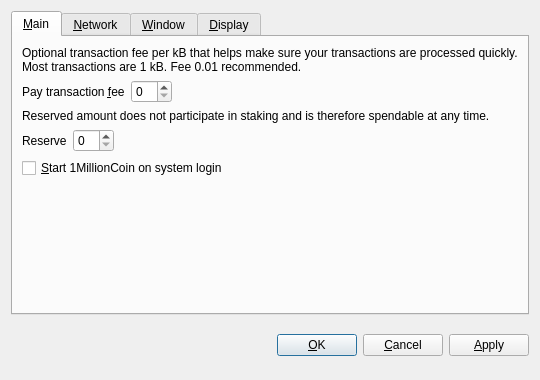
<?xml version="1.0" encoding="UTF-8"?>
<ui version="4.0">
 <class>OptionsDialog</class>
 <widget class="QDialog" name="OptionsDialog">
  <property name="geometry">
   <rect>
    <x>0</x>
    <y>0</y>
    <width>540</width>
    <height>380</height>
   </rect>
  </property>
  <property name="windowTitle">
   <string>Options</string>
  </property>
  <property name="modal">
   <bool>true</bool>
  </property>
  <layout class="QVBoxLayout" name="verticalLayout">
   <item>
    <widget class="QTabWidget" name="tabWidget">
     <property name="tabPosition">
      <enum>QTabWidget::North</enum>
     </property>
     <property name="currentIndex">
      <number>0</number>
     </property>
     <widget class="QWidget" name="tabMain">
      <attribute name="title">
       <string>&amp;Main</string>
      </attribute>
      <layout class="QVBoxLayout" name="verticalLayout_Main">
       <item>
        <widget class="QLabel" name="transactionFeeInfoLabel">
         <property name="text">
          <string>Optional transaction fee per kB that helps make sure your transactions are processed quickly. Most transactions are 1 kB. Fee 0.01 recommended.</string>
         </property>
         <property name="textFormat">
          <enum>Qt::PlainText</enum>
         </property>
         <property name="wordWrap">
          <bool>true</bool>
         </property>
        </widget>
       </item>
       <item>
        <layout class="QHBoxLayout" name="horizontalLayoutFee">
         <item>
          <widget class="QLabel" name="transactionFeeLabel">
           <property name="text">
            <string>Pay transaction &amp;fee</string>
           </property>
           <property name="textFormat">
            <enum>Qt::PlainText</enum>
           </property>
           <property name="buddy">
            <cstring>transactionFee</cstring>
           </property>
          </widget>
         </item>
         <item>
          <widget class="BitcoinAmountField" name="transactionFee"/>
         </item>
         <item>
          <spacer name="horizontalSpacerFee">
           <property name="orientation">
            <enum>Qt::Horizontal</enum>
           </property>
           <property name="sizeHint" stdset="0">
            <size>
             <width>40</width>
             <height>20</height>
            </size>
           </property>
          </spacer>
         </item>
        </layout>
       </item>
       <item>
        <widget class="QLabel" name="reserveBalanceInfoLabel">
         <property name="text">
          <string>Reserved amount does not participate in staking and is therefore spendable at any time.</string>
         </property>
         <property name="textFormat">
          <enum>Qt::PlainText</enum>
         </property>
         <property name="wordWrap">
          <bool>true</bool>
         </property>
        </widget>
       </item>
       <item>
        <layout class="QHBoxLayout" name="horizontalLayoutReserveBalance">
         <item>
          <widget class="QLabel" name="reserveBalanceLabel">
           <property name="text">
            <string>Reserve</string>
           </property>
           <property name="textFormat">
            <enum>Qt::PlainText</enum>
           </property>
           <property name="buddy">
            <cstring>reserveBalance</cstring>
           </property>
          </widget>
         </item>
         <item>
          <widget class="BitcoinAmountField" name="reserveBalance"/>
         </item>
         <item>
          <spacer name="horizontalSpacerReserveBalance">
           <property name="orientation">
            <enum>Qt::Horizontal</enum>
           </property>
           <property name="sizeHint" stdset="0">
            <size>
             <width>40</width>
             <height>20</height>
            </size>
           </property>
          </spacer>
         </item>
        </layout>
       </item>
       <item>
        <widget class="QCheckBox" name="bitcoinAtStartup">
         <property name="toolTip">
          <string>Automatically start 1MillionCoin after logging in to the system.</string>
         </property>
         <property name="text">
          <string>&amp;Start 1MillionCoin on system login</string>
         </property>
        </widget>
       </item>
       <item>
        <spacer name="verticalSpacer_Main">
         <property name="orientation">
          <enum>Qt::Vertical</enum>
         </property>
         <property name="sizeHint" stdset="0">
          <size>
           <width>20</width>
           <height>40</height>
          </size>
         </property>
        </spacer>
       </item>
      </layout>
     </widget>
     <widget class="QWidget" name="tabNetwork">
      <attribute name="title">
       <string>&amp;Network</string>
      </attribute>
      <layout class="QVBoxLayout" name="verticalLayout_Network">
       <item>
        <widget class="QCheckBox" name="mapPortUpnp">
         <property name="toolTip">
          <string>Automatically open the 1MillionCoin client port on the router. This only works when your router supports UPnP and it is enabled.</string>
         </property>
         <property name="text">
          <string>Map port using &amp;UPnP</string>
         </property>
        </widget>
       </item>
       <item>
        <widget class="QCheckBox" name="connectSocks">
         <property name="toolTip">
          <string>Connect to the 1MillionCoin network through a SOCKS5 proxy (e.g. when connecting through Tor).</string>
         </property>
         <property name="text">
          <string>&amp;Connect through SOCKS5 proxy:</string>
         </property>
        </widget>
       </item>
       <item>
        <layout class="QHBoxLayout" name="horizontalLayout_Network">
         <item>
          <widget class="QLabel" name="proxyIpLabel">
           <property name="text">
            <string>Proxy &amp;IP:</string>
           </property>
           <property name="textFormat">
            <enum>Qt::PlainText</enum>
           </property>
           <property name="buddy">
            <cstring>proxyIp</cstring>
           </property>
          </widget>
         </item>
         <item>
          <widget class="QValidatedLineEdit" name="proxyIp">
           <property name="maximumSize">
            <size>
             <width>140</width>
             <height>16777215</height>
            </size>
           </property>
           <property name="toolTip">
            <string>IP address of the proxy (e.g. 127.0.0.1)</string>
           </property>
          </widget>
         </item>
         <item>
          <widget class="QLabel" name="proxyPortLabel">
           <property name="text">
            <string>&amp;Port:</string>
           </property>
           <property name="textFormat">
            <enum>Qt::PlainText</enum>
           </property>
           <property name="buddy">
            <cstring>proxyPort</cstring>
           </property>
          </widget>
         </item>
         <item>
          <widget class="QLineEdit" name="proxyPort">
           <property name="maximumSize">
            <size>
             <width>55</width>
             <height>16777215</height>
            </size>
           </property>
           <property name="toolTip">
            <string>Port of the proxy (e.g. 9050)</string>
           </property>
          </widget>
         </item>
         <item>
          <spacer name="horizontalSpacer_Network">
           <property name="orientation">
            <enum>Qt::Horizontal</enum>
           </property>
           <property name="sizeHint" stdset="0">
            <size>
             <width>40</width>
             <height>20</height>
            </size>
           </property>
          </spacer>
         </item>
        </layout>
       </item>
       <item>
        <spacer name="verticalSpacer_Network">
         <property name="orientation">
          <enum>Qt::Vertical</enum>
         </property>
         <property name="sizeHint" stdset="0">
          <size>
           <width>20</width>
           <height>40</height>
          </size>
         </property>
        </spacer>
       </item>
      </layout>
     </widget>
     <widget class="QWidget" name="tabWindow">
      <attribute name="title">
       <string>&amp;Window</string>
      </attribute>
      <layout class="QVBoxLayout" name="verticalLayout_Window">
       <item>
        <widget class="QCheckBox" name="minimizeToTray">
         <property name="toolTip">
          <string>Show only a tray icon after minimizing the window.</string>
         </property>
         <property name="text">
          <string>&amp;Minimize to the tray instead of the taskbar</string>
         </property>
        </widget>
       </item>
       <item>
        <widget class="QCheckBox" name="minimizeOnClose">
         <property name="toolTip">
          <string>Minimize instead of exit the application when the window is closed. When this option is enabled, the application will be closed only after selecting Quit in the menu.</string>
         </property>
         <property name="text">
          <string>M&amp;inimize on close</string>
         </property>
        </widget>
       </item>
       <item>
        <spacer name="verticalSpacer_Window">
         <property name="orientation">
          <enum>Qt::Vertical</enum>
         </property>
         <property name="sizeHint" stdset="0">
          <size>
           <width>20</width>
           <height>40</height>
          </size>
         </property>
        </spacer>
       </item>
      </layout>
     </widget>
     <widget class="QWidget" name="tabDisplay">
      <attribute name="title">
       <string>&amp;Display</string>
      </attribute>
      <layout class="QVBoxLayout" name="verticalLayout_Display">
       <item>
        <layout class="QHBoxLayout" name="horizontalLayout_1_Display">
         <item>
          <widget class="QLabel" name="langLabel">
           <property name="text">
            <string>User Interface &amp;language:</string>
           </property>
           <property name="textFormat">
            <enum>Qt::PlainText</enum>
           </property>
           <property name="buddy">
            <cstring>lang</cstring>
           </property>
          </widget>
         </item>
         <item>
          <widget class="QValueComboBox" name="lang">
           <property name="toolTip">
            <string>The user interface language can be set here. This setting will take effect after restarting 1MillionCoin.</string>
           </property>
          </widget>
         </item>
        </layout>
       </item>
       <item>
        <layout class="QHBoxLayout" name="horizontalLayout_2_Display">
         <item>
          <widget class="QLabel" name="unitLabel">
           <property name="text">
            <string>&amp;Unit to show amounts in:</string>
           </property>
           <property name="textFormat">
            <enum>Qt::PlainText</enum>
           </property>
           <property name="buddy">
            <cstring>unit</cstring>
           </property>
          </widget>
         </item>
         <item>
          <widget class="QValueComboBox" name="unit">
           <property name="toolTip">
            <string>Choose the default subdivision unit to show in the interface and when sending coins.</string>
           </property>
          </widget>
         </item>
        </layout>
       </item>
       <item>
        <widget class="QCheckBox" name="coinControlFeatures">
         <property name="toolTip">
          <string>Whether to show coin control features or not.</string>
         </property>
         <property name="text">
          <string>Display coin &amp;control features (experts only!)</string>
         </property>
        </widget>
       </item>
       <item>
        <widget class="QCheckBox" name="minimizeCoinAge">
         <property name="toolTip">
          <string>Whether to select the coin outputs randomly or with minimal coin age.</string>
         </property>
         <property name="text">
          <string>Minimize weight consumption (experimental)</string>
         </property>
        </widget>
       </item>
       <!-- <item>
        <widget class="QCheckBox" name="useBlackTheme">
         <property name="text">
          <string>Use black visual theme (requires restart)</string>
         </property>
        </widget>
       </item> -->
       <item>
        <spacer name="verticalSpacer_Display">
         <property name="orientation">
          <enum>Qt::Vertical</enum>
         </property>
         <property name="sizeHint" stdset="0">
          <size>
           <width>20</width>
           <height>40</height>
          </size>
         </property>
        </spacer>
       </item>
      </layout>
     </widget>
    </widget>
   </item>
   <item>
    <layout class="QHBoxLayout" name="horizontalLayout_Buttons">
     <item>
      <spacer name="horizontalSpacer_1">
       <property name="orientation">
        <enum>Qt::Horizontal</enum>
       </property>
       <property name="sizeHint" stdset="0">
        <size>
         <width>40</width>
         <height>48</height>
        </size>
       </property>
      </spacer>
     </item>
     <item>
      <widget class="QLabel" name="statusLabel">
       <property name="font">
        <font>
         <weight>75</weight>
         <bold>true</bold>
        </font>
       </property>
       <property name="text">
        <string/>
       </property>
       <property name="textFormat">
        <enum>Qt::PlainText</enum>
       </property>
       <property name="wordWrap">
        <bool>true</bool>
       </property>
      </widget>
     </item>
     <item>
      <spacer name="horizontalSpacer_2">
       <property name="orientation">
        <enum>Qt::Horizontal</enum>
       </property>
       <property name="sizeHint" stdset="0">
        <size>
         <width>40</width>
         <height>48</height>
        </size>
       </property>
      </spacer>
     </item>
     <item>
      <widget class="QPushButton" name="okButton">
       <property name="text">
        <string>&amp;OK</string>
       </property>
      </widget>
     </item>
     <item>
      <widget class="QPushButton" name="cancelButton">
       <property name="text">
        <string>&amp;Cancel</string>
       </property>
       <property name="autoDefault">
        <bool>false</bool>
       </property>
      </widget>
     </item>
     <item>
      <widget class="QPushButton" name="applyButton">
       <property name="text">
        <string>&amp;Apply</string>
       </property>
       <property name="autoDefault">
        <bool>false</bool>
       </property>
      </widget>
     </item>
    </layout>
   </item>
  </layout>
 </widget>
 <customwidgets>
  <customwidget>
   <class>BitcoinAmountField</class>
   <extends>QSpinBox</extends>
   <header>bitcoinamountfield.h</header>
  </customwidget>
  <customwidget>
   <class>QValueComboBox</class>
   <extends>QComboBox</extends>
   <header>qvaluecombobox.h</header>
  </customwidget>
  <customwidget>
   <class>QValidatedLineEdit</class>
   <extends>QLineEdit</extends>
   <header>qvalidatedlineedit.h</header>
  </customwidget>
 </customwidgets>
 <resources/>
 <connections/>
</ui>
